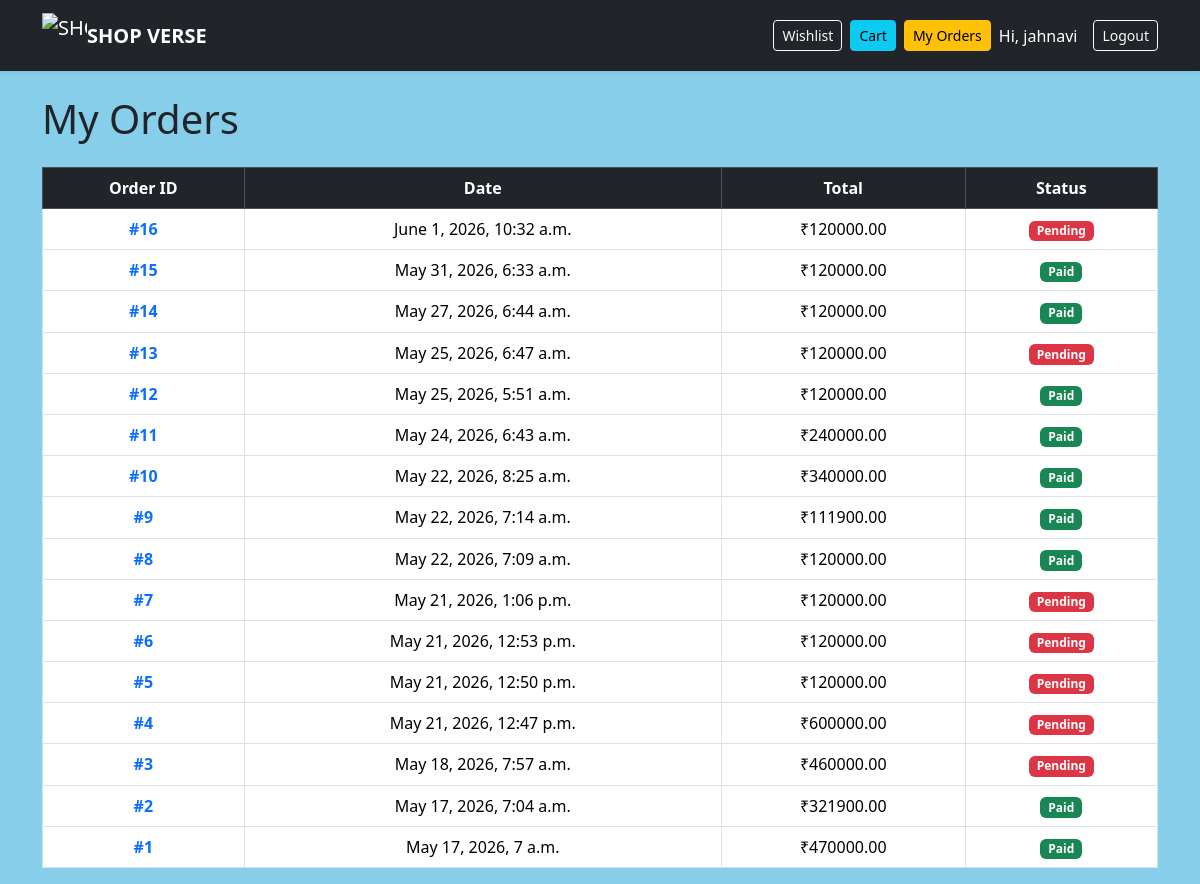
The page /orders/history/ (signed in) on the database as committed earlier.
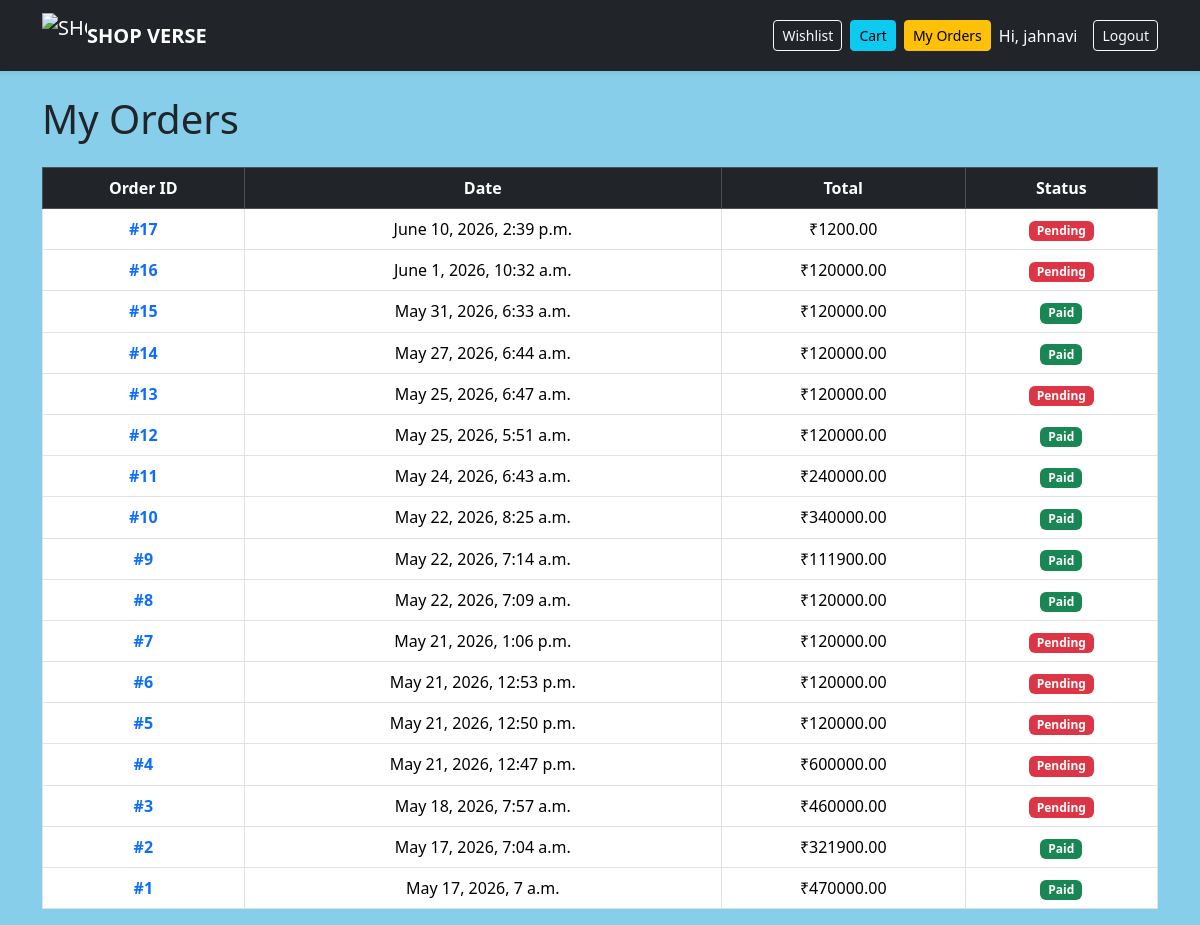
The same page on the database as committed later.
### orders/models.py (models this page shows, shortened)
class Order(models.Model):
    user = models.ForeignKey(User, on_delete=models.CASCADE)
    full_name = models.CharField(max_length=100)
    email = models.EmailField()
    address = models.TextField()
    city = models.CharField(max_length=100)
    postal_code = models.CharField(max_length=20)
    payment_id = models.CharField(max_length=200, blank=True, null=True)
    created_at = models.DateTimeField(auto_now_add=True)
    paid = models.BooleanField(default=False)
    def get_total_cost(self):
        return sum(item.get_cost() for item in self.items.all())

class OrderItem(models.Model):
    order = models.ForeignKey(Order, related_name='items', on_delete=models.CASCADE)
    product = models.ForeignKey(Product, on_delete=models.CASCADE)
    price = models.DecimalField(max_digits=10, decimal_places=2)
    quantity = models.PositiveIntegerField(default=1)
    def get_cost(self):
        return self.price * self.quantity

### orders/views.py (the view)
@login_required
def order_history(request):
    orders = Order.objects.filter(
        user=request.user
    ).order_by('-created_at')
    return render(
        request,
        'orders/order_history.html',
        {
            'orders': orders
        }
    )

### templates/orders/order_history.html
{% extends 'base.html' %}
{% block content %}
<h1 class="mb-4">
    My Orders
</h1>
{% if orders %}
<table class="table table-bordered text-center">
    <thead class="table-dark">
        <tr>
            <th>Order ID</th>
            <th>Date</th>
            <th>Total</th>
            <th>Status</th>
        </tr>
    </thead>
    <tbody>
        {% for order in orders %}
        <tr>
            <td>
                <a href="{% url 'order_detail' order.id %}"
                   class="text-decoration-none fw-bold">
                    #{{ order.id }}
                </a>
            </td>
            <td>
                {{ order.created_at }}
            </td>
            <td>
                ₹{{ order.get_total_cost }}
            </td>
            <td>
                {% if order.paid %}
                <span class="badge bg-success">
                    Paid
                </span>
                {% else %}
                <span class="badge bg-danger">
                    Pending
                </span>
                {% endif %}
            </td>
        </tr>
        {% endfor %}
    </tbody>
</table>
{% else %}
<h3>
    No orders found.
</h3>
{% endif %}
{% endblock %}

### templates/base.html (shortened to what this page needs)
{% load static %}
<!DOCTYPE html>
<html lang="en">
<head>
    <link href="https://cdn.jsdelivr.net/npm/bootstrap@5.3.3/dist/css/bootstrap.min.css"
          rel="stylesheet">
</head>
<body style="background-color: #87ceeb !important; min-height: 100vh;">
<nav class="navbar navbar-dark bg-dark shadow-sm">
    <div class="container">
        <a class="navbar-brand d-flex align-items-center"
           href="/">
           <img src="/static/images/logo.png"
            alt="SHOP VERSE Logo"
            width="45"
            height="45">
            <span class="fw-bold">
                SHOP VERSE
            </span>
        </a>
        <div class="d-flex align-items-center">
            <a href="{% url 'wishlist_detail' %}"
               class="btn btn-outline-light btn-sm me-2">
                Wishlist
            </a>
            <div class="position-relative me-2">
                <a href="{% url 'cart_detail' %}"
                   class="btn btn-info btn-sm">
                    Cart
                </a>
            </div>
            <a href="{% url 'order_history' %}"
               class="btn btn-warning btn-sm me-2">
                My Orders
            </a>
            {% if user.is_authenticated %}
                <span class="text-white me-3">
                    Hi, {{ user.username }}
                </span>
                <form method="post"
                      action="{% url 'logout' %}"
                      style="display:inline;">
                    <button class="btn btn-outline-light btn-sm">
                        Logout
                    </button>
                </form>
            {% endif %}
        </div>
    </div>
</nav>
<div class="container mt-4">
    {% block content %}
    {% endblock %}
</div>
</body>
</html>

### templates/base.html (style rules this page uses)
body { background-color: #e6f2ff !important; min-height: 100vh; }

Rows that differ between the two databases and show on the page:
added Order: id "17", created_at "June 10, 2026, 2:39 p.m.", get_total_cost "1200.00", paid "Pending"
